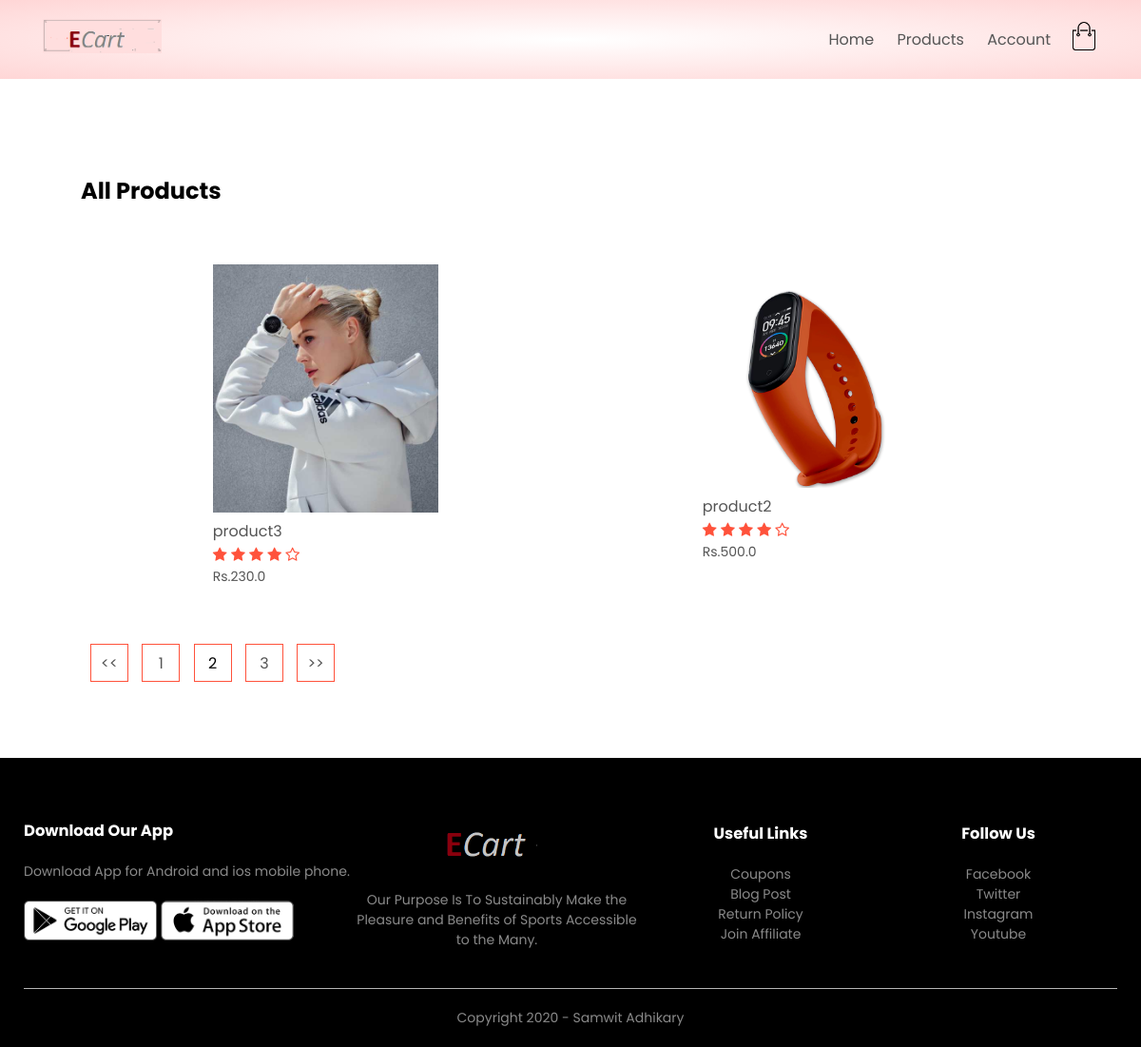
The page /product_list?page=2 on the database its author committed.
### products/models.py (models this page shows, shortened)
class Product(models.Model):
    LIVE = 1
    DELETE = 0
    DELETE_CHOICES =( ( LIVE, 'Live'), (DELETE, 'Delete' ) )
    title = models.CharField(max_length=200)
    price =models.FloatField()
    description = models.TextField()
    image = models.ImageField(upload_to='media/')
    priority = models.IntegerField(default=0)
    delete_status = models.IntegerField(choices=DELETE_CHOICES, default=LIVE)
    created_at = models.DateTimeField(auto_now_add= True)
    updated_at = models.DateTimeField(auto_now=True)

### products/views.py (the view)
# urls.py: path('product_list', views.list_products, name='list_product'),
def list_products(request):
    product_list = Product.objects.order_by('-priority')
    product_paginator = Paginator(product_list, 2)
    page = request.GET.get('page', 1)
    product_list = product_paginator.get_page(page)
    context = {'products': product_list}
    return render (request, 'products.html',context)

### products/templatetags/chunks.py (called while the page is built)
@register.filter(name='chunks')
def chunks(list_data, chunk_size):
    chunk = []
    i = 0
    for data in list_data:
        chunk.append(data)
        i = i + 1
        if i == chunk_size:
            yield chunk
            i = 0
            chunk = []
    if chunk:
        yield chunk

### templates/products.html
{% extends 'blank_layout.html' %}
{% block content %}
{% include 'products_list.html' %}
{% endblock content %}

### templates/products_list.html
{% load static %}
{% load chunks %}
<div class="small-container">
    <div class="row row-2">
        <h2>All Products</h2>
    </div>
    {% for product_chunks in products|chunks:4 %}
        <div class="row">
            {% for product in product_chunks %}
                <div class="col-4">
                    <a href="{% url 'detail_product' product.id %}">
                        <img src="{{ product.image.url }}"></a>
                    <h4>{{ product.title }}</h4>
                    <div class="rating">
                        <i class="fa fa-star"></i>
                        <i class="fa fa-star"></i>
                        <i class="fa fa-star"></i>
                        <i class="fa fa-star"></i>
                        <i class="fa fa-star-o"></i>
                    </div>
                    <p>Rs.{{ product.price }}</p>
                </div>
            {% endfor %}
        </div>
    {% endfor %}
    <div class="page-btn">
        {% if products.has_previous %}
        <a href="?page={{products.previous_page_number}}"><span><<</span></a>
       {% endif %}
       {% for i in products.paginator.page_range %}
            {% if products.number == i %}
                <span>{{ i }}</span>
            {% else %}
                <a href="?page={{ i }}"><span>{{ i }}</span></a>
            {% endif %}
        {% endfor %}
       {% if products.has_next %}
       <a href="?page={{products.next_page_number}}"><span>>></span></a>
      {% endif %}
    </div>
</div>

### static/CSS/style.css (style rules this page uses)
* { margin: 0; padding: 0; box-sizing: border-box; }
body { font-family: 'Poppins', sans-serif; }
a { text-decoration: none; color: #555; }
p { color: #555; }
.row { display: flex; align-items: center; flex-wrap: wrap; justify-content: space-around; }
.small-container { max-width: 1080px; margin: auto; padding-left: 25px; padding-right: 25px; }
.col-4 { flex-basis: 25%; padding: 10px; min-width: 200px; margin-bottom: 50px; transition: transform 0.5s; }
.col-4 img { width: 100%; }
h4 { color: #555; font-weight: normal; }
.col-4 p { font-size: 14px; }
.rating .fa { color: #ff523b; }
.row-2 { justify-content: space-between; margin: 100px auto 50px; }
.page-btn { margin: 0 auto 80px; }
.page-btn span { display: inline-block; border: 1px solid #ff523b; margin-left: 10px; width: 40px; height: 40px; text-align: center; line-height: 40px; cursor: pointer; }

### rows shown on the page
Product: image (picture), title "product3", price "230.0"
Product: image (picture), title "product2", price "500.0"

### other values the page prints
{{ i }} "1" "3"
{{ i }} "2"
